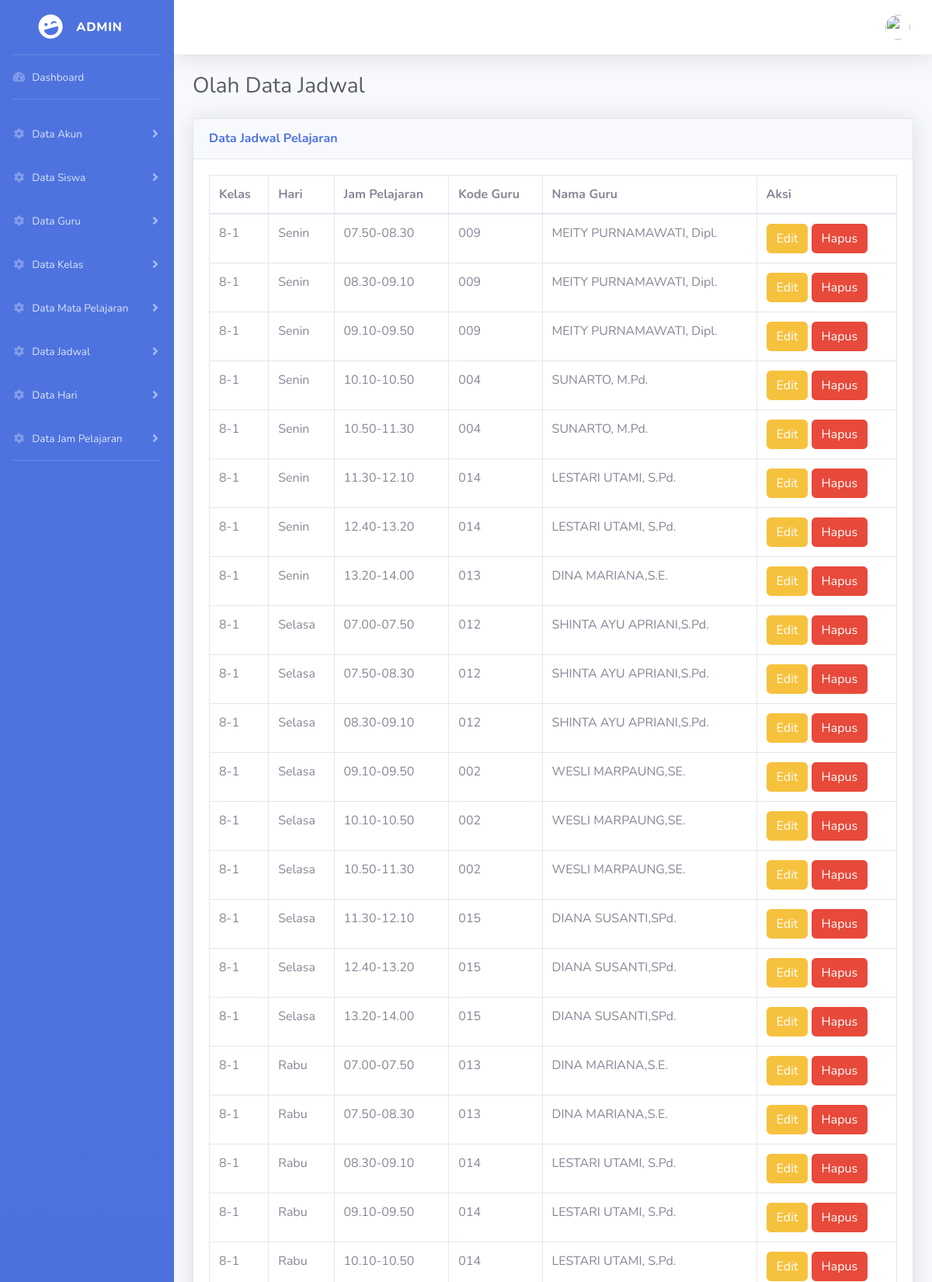
Page /admin/data_jadwal.php (signed in, upper part) on the committed database.
### tables this page shows
CREATE TABLE `jadwal` (
  `id_jadwal` int(11) NOT NULL,
  `id_kelas` int(11) NOT NULL,
  `id_hari` int(11) NOT NULL,
  `id_jampel` int(11) NOT NULL,
  `kd_guru` varchar(3) NOT NULL
);

CREATE TABLE `kelas` (
  `id_kelas` int(11) NOT NULL,
  `nama_kelas` varchar(4) NOT NULL
);

CREATE TABLE `hari` (
  `id_hari` int(11) NOT NULL,
  `hari` varchar(6) NOT NULL
);

CREATE TABLE `jam_pelajaran` (
  `id_jampel` int(11) NOT NULL,
  `jampel` varchar(11) NOT NULL
);

CREATE TABLE `guru` (
  `nuptk` varchar(16) NOT NULL,
  `nama` varchar(30) NOT NULL,
  `id_matpel` int(11) NOT NULL,
  `kd_guru` varchar(3) NOT NULL,
  `tgl_lahir` date NOT NULL
);

### admin/data_jadwal.php (the view, shortened to what this page needs)
<?php include 'header.php'; ?>
<!DOCTYPE html>
<html lang="en">
<head>
  <link href="../vendor/fontawesome-free/css/all.min.css" rel="stylesheet" type="text/css">
  <link href="../css/sb-admin-2.min.css" rel="stylesheet">
</head>
<body id="page-top">
  <div id="wrapper">
    <div id="content-wrapper" class="d-flex flex-column">
      <div id="content">
        <div class="container-fluid">
          <h1 class="h3 mb-4 text-gray-800">Olah Data Jadwal</h1>
          <?php
            $sql="SELECT jadwal.id_jadwal,kelas.nama_kelas,hari.hari,jam_pelajaran.jampel,jadwal.kd_guru,guru.nama
                FROM jadwal
                INNER JOIN kelas
                    ON jadwal.id_kelas=kelas.id_kelas
                INNER JOIN hari
                    ON jadwal.id_hari=hari.id_hari
                INNER JOIN jam_pelajaran
                    ON jadwal.id_jampel=jam_pelajaran.id_jampel
                INNER JOIN guru
                    ON jadwal.kd_guru=guru.kd_guru
                ORDER BY kelas.nama_kelas ASC, hari.hari DESC, jam_pelajaran.jampel ASC";
            $res=mysqli_query($link,$sql);
            $ketemu=mysqli_num_rows($res);
          ?>
          <div class="card shadow mb-4">
            <div class="card-header py-3">
              <h6 class="m-0 font-weight-bold text-primary">Data Jadwal Pelajaran</h6>
            </div>
            <div class="card-body">
              <div class="table-responsive">
                <table class="table table-bordered" id="dataTable" width="100%" cellspacing="0">
                  <thead>
                    <tr>
                      <th>Kelas</th>
                      <th>Hari</th>
                      <th>Jam Pelajaran</th>
                      <th>Kode Guru</th>
                      <th>Nama Guru</th>
                      <th>Aksi</th>
                    </tr>
                  </thead>
                  <tbody>
                    <?php
                      if($ketemu){
                        foreach($res as $data){
                          ?>
                            <tr>
                              <td><?php echo "$data[nama_kelas]"; ?></td>
                              <td><?php echo "$data[hari]"; ?></td>
                              <td><?php echo "$data[jampel]"; ?></td>
                              <td><?php echo "$data[kd_guru]"; ?></td>
                              <td><?php echo "$data[nama]"; ?></td>
                              <td><?php echo "<a class='btn btn-warning' href='edit_jadwal.php?id=$data[id_jadwal]'>Edit</a> ";
                                   echo "<a class='btn btn-danger' href='hapus_jadwal.php?id=$data[id_jadwal]'>Hapus</a>"; ?></td>
                            </tr>
                          <?php
                        }
                      }else{?>
                        <tr><td colspan="6"><center>Tidak ada data.</td><center></tr><?php
                      }
                    ?>
                  </tbody>
                </table>
              </div>
            </div>
          </div>
        </div>
      </div>
    </div>
  </div>
</body>
</html>

### rows in the picture
jadwal: id_kelas.nama_kelas "8-1", id_hari.hari "Senin", id_jampel.jampel "07.50-08.30", kd_guru "009", guru.nama "MEITY PURNAMAWATI, Dipl."
jadwal: id_kelas.nama_kelas "8-1", id_hari.hari "Senin", id_jampel.jampel "08.30-09.10", kd_guru "009", guru.nama "MEITY PURNAMAWATI, Dipl."
jadwal: id_kelas.nama_kelas "8-1", id_hari.hari "Senin", id_jampel.jampel "09.10-09.50", kd_guru "009", guru.nama "MEITY PURNAMAWATI, Dipl."
jadwal: id_kelas.nama_kelas "8-1", id_hari.hari "Senin", id_jampel.jampel "10.10-10.50", kd_guru "004", guru.nama "SUNARTO, M.Pd."
jadwal: id_kelas.nama_kelas "8-1", id_hari.hari "Senin", id_jampel.jampel "10.50-11.30", kd_guru "004", guru.nama "SUNARTO, M.Pd."
jadwal: id_kelas.nama_kelas "8-1", id_hari.hari "Senin", id_jampel.jampel "11.30-12.10", kd_guru "014", guru.nama "LESTARI UTAMI, S.Pd."
jadwal: id_kelas.nama_kelas "8-1", id_hari.hari "Senin", id_jampel.jampel "12.40-13.20", kd_guru "014", guru.nama "LESTARI UTAMI, S.Pd."
jadwal: id_kelas.nama_kelas "8-1", id_hari.hari "Senin", id_jampel.jampel "13.20-14.00", kd_guru "013", guru.nama "DINA MARIANA,S.E."
jadwal: id_kelas.nama_kelas "8-1", id_hari.hari "Selasa", id_jampel.jampel "07.00-07.50", kd_guru "012", guru.nama "SHINTA AYU APRIANI,S.Pd."
jadwal: id_kelas.nama_kelas "8-1", id_hari.hari "Selasa", id_jampel.jampel "07.50-08.30", kd_guru "012", guru.nama "SHINTA AYU APRIANI,S.Pd."
jadwal: id_kelas.nama_kelas "8-1", id_hari.hari "Selasa", id_jampel.jampel "08.30-09.10", kd_guru "012", guru.nama "SHINTA AYU APRIANI,S.Pd."
jadwal: id_kelas.nama_kelas "8-1", id_hari.hari "Selasa", id_jampel.jampel "09.10-09.50", kd_guru "002", guru.nama "WESLI MARPAUNG,SE."
jadwal: id_kelas.nama_kelas "8-1", id_hari.hari "Selasa", id_jampel.jampel "10.10-10.50", kd_guru "002", guru.nama "WESLI MARPAUNG,SE."
jadwal: id_kelas.nama_kelas "8-1", id_hari.hari "Selasa", id_jampel.jampel "10.50-11.30", kd_guru "002", guru.nama "WESLI MARPAUNG,SE."
jadwal: id_kelas.nama_kelas "8-1", id_hari.hari "Selasa", id_jampel.jampel "11.30-12.10", kd_guru "015", guru.nama "DIANA SUSANTI,SPd."
jadwal: id_kelas.nama_kelas "8-1", id_hari.hari "Selasa", id_jampel.jampel "12.40-13.20", kd_guru "015", guru.nama "DIANA SUSANTI,SPd."
jadwal: id_kelas.nama_kelas "8-1", id_hari.hari "Selasa", id_jampel.jampel "13.20-14.00", kd_guru "015", guru.nama "DIANA SUSANTI,SPd."
jadwal: id_kelas.nama_kelas "8-1", id_hari.hari "Rabu", id_jampel.jampel "07.00-07.50", kd_guru "013", guru.nama "DINA MARIANA,S.E."
jadwal: id_kelas.nama_kelas "8-1", id_hari.hari "Rabu", id_jampel.jampel "07.50-08.30", kd_guru "013", guru.nama "DINA MARIANA,S.E."
jadwal: id_kelas.nama_kelas "8-1", id_hari.hari "Rabu", id_jampel.jampel "08.30-09.10", kd_guru "014", guru.nama "LESTARI UTAMI, S.Pd."
jadwal: id_kelas.nama_kelas "8-1", id_hari.hari "Rabu", id_jampel.jampel "09.10-09.50", kd_guru "014", guru.nama "LESTARI UTAMI, S.Pd."
jadwal: id_kelas.nama_kelas "8-1", id_hari.hari "Rabu", id_jampel.jampel "10.10-10.50", kd_guru "014", guru.nama "LESTARI UTAMI, S.Pd."
